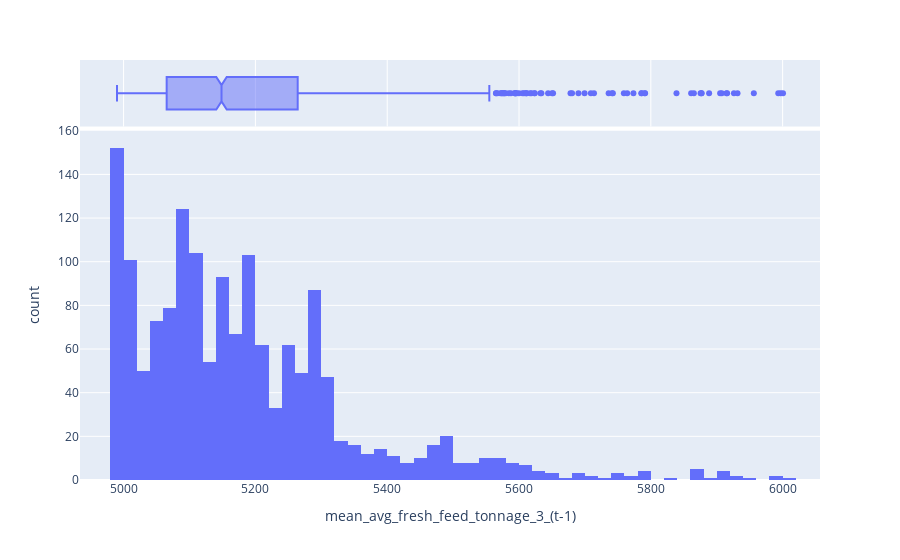

The notebook cell this image was saved under:
### Code cell
import plotly.express as px

fig = px.histogram(df2,x="mean_avg_fresh_feed_tonnage_3_(t-1)", 
                   marginal="box", # or violin, rug
                   #hover_data=df2.columns
                   )
fig.show()

### Figure 1 — Plotly figure (JSON) as saved in the notebook; plotly's stock layout.template omitted (floating-point values rounded to 4 significant figures; data arrays with more than 128 entries replaced by an {"elided": "..."} marker saying what was removed)
{"data": [{"alignmentgroup": "True", "bingroup": "x", "hovertemplate": "mean_avg_fresh_feed_tonnage_3_(t-1)=%{x}<br>count=%{y}<extra></extra>", "legendgroup": "", "marker": {"color": "#636efa", "pattern": {"shape": ""}}, "name": "", "offsetgroup": "", "orientation": "v", "showlegend": false, "type": "histogram", "x": {"elided": "1556 float values"}, "xaxis": "x", "yaxis": "y"}, {"alignmentgroup": "True", "hovertemplate": "mean_avg_fresh_feed_tonnage_3_(t-1)=%{x}<extra></extra>", "legendgroup": "", "marker": {"color": "#636efa"}, "name": "", "notched": true, "offsetgroup": "", "showlegend": false, "type": "box", "x": {"elided": "1556 float values"}, "xaxis": "x2", "yaxis": "y2"}], "layout": {"barmode": "relative", "legend": {"tracegroupgap": 0}, "margin": {"t": 60}, "xaxis": {"anchor": "y", "domain": [0, 1], "title": {"text": "mean_avg_fresh_feed_tonnage_3_(t-1)"}}, "xaxis2": {"anchor": "y2", "domain": [0, 1], "matches": "x", "showgrid": true, "showticklabels": false}, "yaxis": {"anchor": "x", "domain": [0, 0.8316], "title": {"text": "count"}}, "yaxis2": {"anchor": "x2", "domain": [0.8416, 1], "matches": "y2", "showgrid": false, "showline": false, "showticklabels": false, "ticks": ""}}}
